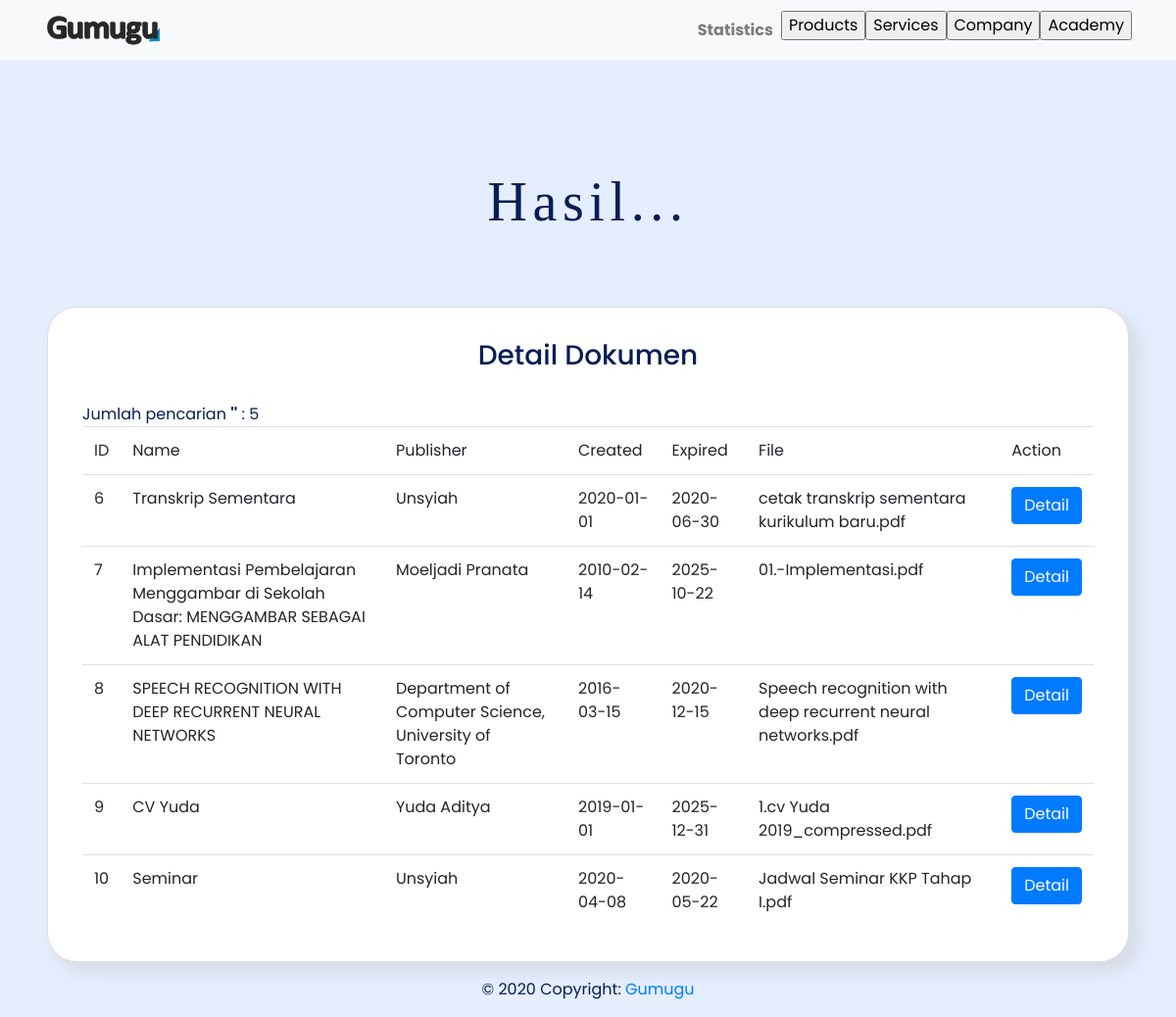
The page /index.php/homepage/search on the database its author committed.
### tables this page shows
CREATE TABLE `document` (
  `id` int(11) NOT NULL,
  `name` varchar(200) NOT NULL,
  `publisher` varchar(200) NOT NULL,
  `created` date NOT NULL,
  `expired` date NOT NULL,
  `file` text NOT NULL,
  `source` text NOT NULL
);

### application/controllers/Homepage.php (called while the page is built, shortened)
<?php
class Homepage extends CI_Controller
{
	function __construct()
	{
		$this->load->model('Model_dokumen', 'm');
	}
	function search()
	{
		$data['title'] = "Pencarian";
		$data['cari'] = $this->input->post("cari");
		$data['dokumen'] = $this->m->search('document', $data['cari'])->result();
		$data['jumlah'] = count($data['dokumen']);
		$keyword = $this->input->post('cari');
		$key = array(
			'keyword' => $keyword,
		);
		$this->m->count_search('search', $key);
		$this->load->view('dokumen', $data);
	}
}

### index.php (called while the page is built, shortened)
<?php
require_once BASEPATH.'core/CodeIgniter.php';

### application/models/Model_dokumen.php (called while the page is built, shortened)
<?php
class Model_dokumen extends CI_Model
{
	function search($tabel, $keyword)
	{
		$this->db->from($tabel);
		$this->db->like('name', $keyword);
		$this->db->or_like('publisher', $keyword);
		$this->db->or_like('created', $keyword);
		$this->db->or_like('expired', $keyword);
		$this->db->or_like('file', $keyword);
		return $this->db->get();
	}
	function count_search($tabel, $key)
	{
		$this->db->insert($tabel, $key);
	}
}

### application/views/dokumen.php (the view, shortened to what this page needs)
<?php $this->load->view("_layouts/_header.php"); ?>
<body>
	<?php $this->load->view("_layouts/_navbar.php"); ?>
	<section id=hasil>
		<div class="container-fluid py-3">
			<div class="row py-5">
			</div>
			<div class="row">
				<div class="col-auto mx-auto text-center">
					<h1 class="display-4">Hasil...</h1>
				</div>
			</div>
		</div>
		<div class="container-fluid">
			<div class="row pt-5">
				<div class="col-12 px-5">
					<div class="card bg-default">
						<div class="card-header bg-transparent pt-3">
							<div class="row align-items-center">
								<div class="col">
									<h3 class="mb-0 text-center pt-3">Detail Dokumen</h3>
								</div>
							</div>
						</div>
						<div class="card-body">
							<div class="container">
								<?php
								if (isset($jumlah)) {
									echo "Jumlah pencarian <b>'" . $cari . "'</b> : " . $jumlah;
								}
								?>
								<table class="table">
									<tr>
										<td>ID</td>
										<td>Name</td>
										<td>Publisher</td>
										<td>Created</td>
										<td>Expired</td>
										<td>File</td>
										<td>Action</td>
									</tr>
									<?php foreach ($dokumen as $d) { ?>
										<tr>
											<td><?php echo $d->id; ?></td>
											<td><?php echo $d->name; ?></td>
											<td><?php echo $d->publisher; ?></td>
											<td><?php echo $d->created; ?></td>
											<td><?php echo $d->expired; ?></td>
											<td><?php echo $d->file; ?></td>
											<td>
												<a class="btn btn-primary" href="<?php echo site_url('dokumen/detail/' . $d->id) ?>">Detail</a>
											</td>
										</tr>
									<?php } ?>
								</table>
							</div>
						</div>
					</div>
				</div>
			</div>
	</section>
	<?php $this->load->view("_layouts/_footer.php"); ?>

### application/views/_layouts/_header.php (shortened to what this page needs)
<!DOCTYPE html>
<html lang="en">
<head>
	<?php $this->load->view("_layouts/_style.php"); ?>
</head>

### application/views/_layouts/_style.php (shortened to what this page needs)
<link rel="stylesheet" href="<?php echo base_url('theme/bootstrap/css/bootstrap-grid.css') ?>">
<link rel="stylesheet" href="<?php echo base_url('theme/bootstrap/css/bootstrap-reboot.css') ?>">
<link rel="stylesheet" href="<?php echo base_url('theme/bootstrap/css/bootstrap.css') ?>">
<link rel="stylesheet" href="<?php echo base_url('theme/bootstrap/css/bootstrap.min.css') ?>">
<link rel="stylesheet" href="<?php echo base_url('theme/custom/css/custom-style.css') ?>">
<link rel="stylesheet" href="<?php echo base_url('theme/fontawesome/css/all.css') ?>">
<link rel="stylesheet" href="<?php echo base_url('theme/datepicker/css/bootstrap-datepicker3.css') ?>">

### application/views/_layouts/_navbar.php (shortened to what this page needs)
<nav class="navbar navbar-expand-lg navbar-light bg-light sticky-top">
	<div class="container">
		<a href="<?php echo base_url() ?>" class="navbar-brand">
			<img id="logo" src="<?php echo base_url('theme/image') ?>/logo-dark.png" alt="GUMUGU">
		</a>
		<div class="navbar-collapse collapse" id="navbar9">
			<ul class="navbar-nav ml-auto">
				<li class="nav-item">
					<a class="nav-link" href="<?php echo base_url('chart')  ?>">Statistics</a>
				</li>
				<li class="nav-item">
					<?php echo form_open('homepage/atas'); ?>
						<input type="submit" name= "produk" value="Products"/>
					<?php echo form_close(); ?>
				</li>
				<li class="nav-item">
					<?php echo form_open('homepage/atas'); ?>
						<input type="submit" name= "servis" value="Services"/>
					<?php echo form_close(); ?>
				</li>
				<li class="nav-item">
					<?php echo form_open('homepage/atas'); ?>
						<input type="submit" name= "perusahaan" value="Company"/>
					<?php echo form_close(); ?>
				</li>
				<li class="nav-item">
					<?php echo form_open('homepage/atas'); ?>
						<input type="submit" name= "akademi" value="Academy"/>
					<?php echo form_close(); ?>
				</li>
			</ul>
		</div>
	</div>
</nav>

### application/views/_layouts/_footer.php (shortened to what this page needs)
<footer class="page-footer font-small blue">
	<div class="footer-copyright text-center py-3">© 2020 Copyright:
		<a href="<?php echo base_url('homepage/bawah')  ?>">Gumugu</a>
	</div>
</footer>
</body>
</html>

### theme/custom/css/custom-style.css (style rules this page uses)
body { font-family: 'Poppins', sans-serif; background: #E5EEFF; color: #071E55; }
.display-4 { font-family: Poppins Black; letter-spacing: 0.1em; }
#logo { width: 120px; }
.navbar { font-weight: bold; }
.card { background: #FFFFFF; box-shadow: 10px 10px 15px rgba(202, 202, 202, 0.5); border-radius: 30px; }
.card-header { border-style: none; }

### rows shown on the page
document: id "6", name "Transkrip Sementara", publisher "Unsyiah", created "2020-01-01", expired "2020-06-30", file "cetak transkrip sementara kurikulum baru.pdf"
document: id "7", name "Implementasi Pembelajaran Menggambar di Sekolah Dasar: MENGGAMBAR SEBAGAI ALAT PENDIDIKAN", publisher "Moeljadi Pranata", created "2010-02-14", expired "2025-10-22", file "01.-Implementasi.pdf"
document: id "8", name "SPEECH RECOGNITION WITH DEEP RECURRENT NEURAL NETWORKS", publisher "Department of Computer Science, University of Toronto", created "2016-03-15", expired "2020-12-15", file "Speech recognition with deep recurrent neural networks.pdf"
document: id "9", name "CV Yuda", publisher "Yuda Aditya", created "2019-01-01", expired "2025-12-31", file "1.cv Yuda 2019_compressed.pdf"
document: id "10", name "Seminar", publisher "Unsyiah", created "2020-04-08", expired "2020-05-22", file "Jadwal Seminar KKP Tahap I.pdf"

### other values the page prints
$jumlah "5"
